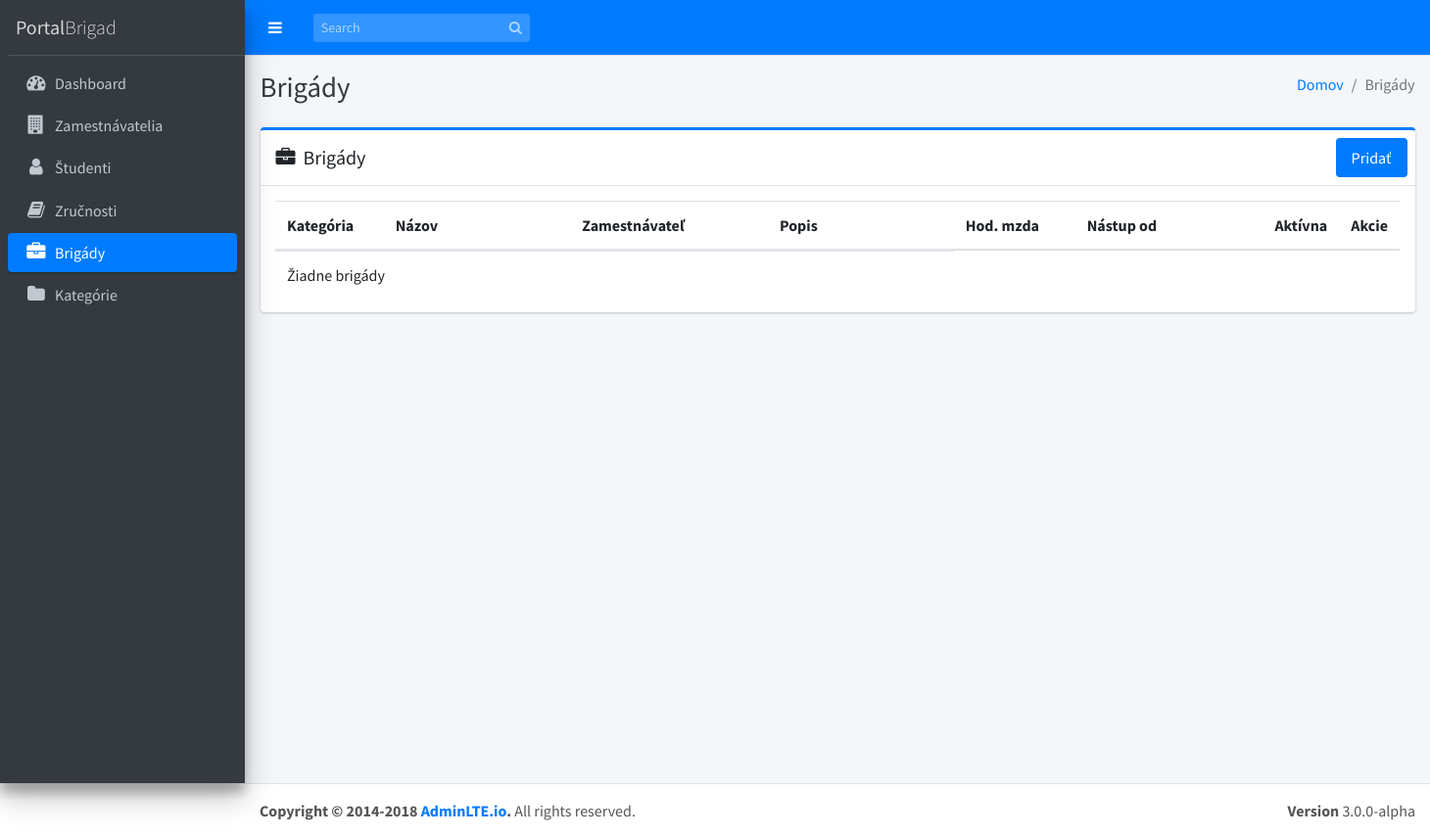
Page /index.php/brigady on the earlier database version.
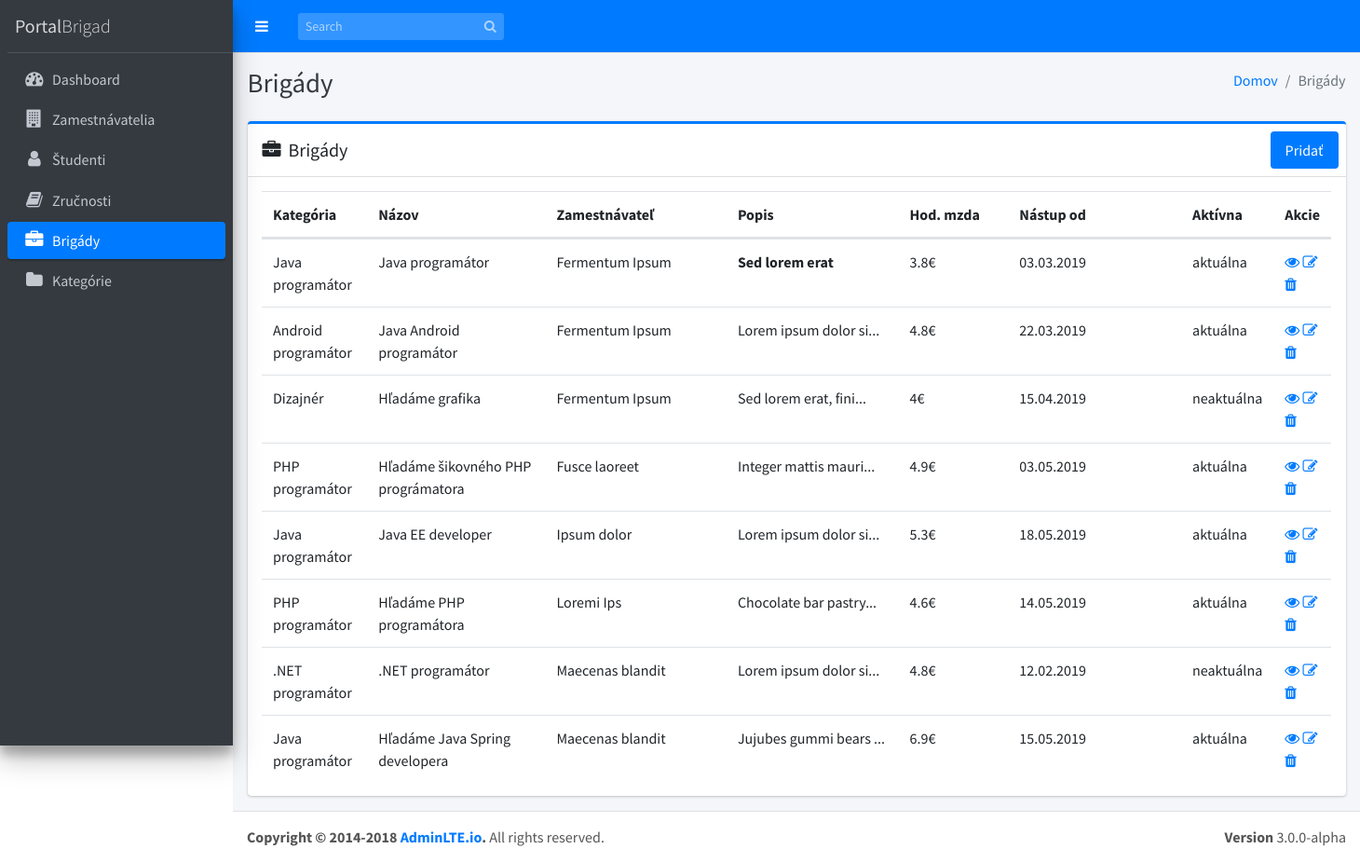
Same page on the later database version.
### tables this page shows
CREATE TABLE `brigady` (
  `idbrigady` int(11) NOT NULL,
  `nazov` varchar(40) NOT NULL,
  `popis` text NOT NULL,
  `hod_mzda` double NOT NULL,
  `od` date NOT NULL,
  `aktivna` tinyint(1) NOT NULL,
  `idzamestnavatelia` int(11) NOT NULL,
  `idkategorie` int(11) NOT NULL
);

CREATE TABLE `kategorie` (
  `idkategorie` int(11) NOT NULL,
  `kategoria` varchar(25) NOT NULL
);

CREATE TABLE `zamestnavatelia` (
  `id` int(11) NOT NULL,
  `nazov` varchar(30) NOT NULL,
  `adresa` varchar(45) NOT NULL,
  `email` varchar(30) NOT NULL,
  `telefon` varchar(16) NOT NULL
);

### application/controllers/Brigady.php (called while the page is built, shortened)
<?php
class Brigady extends CI_Controller
{
  function __construct()
  {
    $this->load->helper('form');
    $this->load->helper('url');
    $this->load->library('form_validation');
    $this->load->model('Brigada_model');
    $this->load->model('Kategoria_model');
    $this->load->model('Brigada_student_model');
    $this->load->model('Zamestnavatel_model');
    $this->load->model('Student_model');
    $this->load->library('pagination');
  }
  public function index()
  {
    $data = array();
    $data['brigady'] = $this->Brigada_model->getRows();
    $data['title'] = 'Brigády | PortalBrigad';
    $this->load->view('templates/header', $data);
    $this->load->view('templates/menu');
    $this->load->view('brigady/index', $data);
    $this->load->view('templates/footer');
  }
}

### index.php (called while the page is built, shortened)
<?php
require_once BASEPATH.'core/CodeIgniter.php';

### application/models/Brigada_model.php (called while the page is built, shortened)
<?php defined('BASEPATH') or exit('No direct script access allowed');
class Brigada_model extends CI_Model
{
  function getRows($id = "")
  {
    if (!empty($id)) {
      $query = $this->db->select('brigady.idzamestnavatelia as idzamestnavatelia, brigady.idkategorie as idkategorie, zamestnavatelia.nazov as zamestnavatel, kategoria, idbrigady, brigady.nazov as nazov, popis, hod_mzda, od, aktivna');
      $query = $this->db->join('zamestnavatelia', 'zamestnavatelia.id = brigady.idzamestnavatelia', 'inner');
      $query = $this->db->join('kategorie', 'kategorie.idkategorie = brigady.idkategorie', 'inner');
      $query = $this->db->get_where('brigady', array('idbrigady' => $id));
      return $query->row_array();
    } else {
      $query = $this->db->get('brigady');
      return $query->result_array();
    }
  }
}

### application/views/brigady/index.php (the view, shortened to what the changed rows need)
<div class="content-wrapper">
  <div class="content-header">
    <div class="container-fluid">
      <div class="row mb-2">
        <div class="col-sm-6">
          <h1 class="m-0 text-dark">Brigády</h1>
        </div>
      </div>
    </div>
  </div>
  <section class="content">
    <div class="container-fluid">
      <div class="row">
        <section class="col-md-12 connectedSortable">
          <div class="card card-primary card-outline">
            <div class="card-body table-responsive p-2">
              <div id="brigadyTable_wrapper" class="dataTables_wrapper container-fluid dt-bootstrap4">
                <div class="row">
                  <div class="col-sm-12">
                    <table id="brigadyTable" class="table table-hover dataTable">
                      <thead>
                        <tr>
                          <th width="10%">Kategória</th>
                          <th width="19%">Názov</th>
                          <th width="19%">Zamestnávateľ</th>
                          <th width="19%">Popis</th>
                          <th width="12%">Hod. mzda</th>
                          <th width="19%">Nástup od</th>
                          <th width="19%">Aktívna</th>
                          <th width="19%">Akcie</th>
                        </tr>
                      </thead>
                      <tbody id="userData">
                        <?php if (!empty($brigady)) : foreach ($brigady as $brigada) : ?>
                            <tr>
                              <td><?php echo $brigada['kategoria']; ?></td>
                              <td><?php echo $brigada['nazov']; ?></td>
                              <td><?php echo $brigada['zamestnavatel']; ?></td>
                              <td><?php echo substr($brigada['popis'], 0, 20) . '...'; ?></td>
                              <td><?php echo $brigada['hod_mzda'] . '€'; ?></td>
                              <td><?php echo date('d.m.Y', strtotime($brigada['od'])); ?></td>
                              <td><?php if ($brigada['aktivna'] == 1) {
                                    echo 'aktuálna';
                                  } else {
                                    echo 'neaktuálna';
                                  } ?></td>
                              <td>
                                <a href="<?php echo site_url('brigady/view/' . $brigada['idbrigady']); ?>" class="fa fa-eye"></a>
                                <a href="<?php echo site_url('brigady/edit/' . $brigada['idbrigady']); ?>" class="fa fa-edit"></a>
                                <a href="<?php echo site_url('brigady/delete/' . $brigada['idbrigady']); ?>" data-href="<?php echo site_url('brigady/delete/' . $brigada['idbrigady']); ?>" class="fa fa-trash" data-toggle="modal" data-target="#deleteModal"></a>
                              </td>
                            </tr>
                          <?php endforeach;
                      else : ?>
                          <tr>
                            <td colspan="4">Žiadne brigády</td>
                          </tr>
                        <?php endif; ?>
                      </tbody>
                    </table>
                  </div>
                </div>
              </div>
            </div>
        </section>
      </div>
    </div>
</div>
</div>

Differences in the rows shown:
added brigady: idkategorie.kategoria "Java programátor", nazov "Java programátor", idzamestnavatelia.nazov "Fermentum Ipsum", popis "Sed lorem erat", hod_mzda "3.8", od "03.03.2019", aktivna "aktuálna"
added brigady: idkategorie.kategoria "Android programátor", nazov "Java Android programátor", idzamestnavatelia.nazov "Fermentum Ipsum", popis "Lorem ipsum dolor si", hod_mzda "4.8", od "22.03.2019", aktivna "aktuálna"
added brigady: idkategorie.kategoria "Dizajnér", nazov "Hľadáme grafika", idzamestnavatelia.nazov "Fermentum Ipsum", popis "Sed lorem erat, fini", hod_mzda "4", od "15.04.2019", aktivna "neaktuálna"
added brigady: idkategorie.kategoria "PHP programátor", nazov "Hľadáme šikovného PHP prográmatora", idzamestnavatelia.nazov "Fusce laoreet", popis "Integer mattis mauri", hod_mzda "4.9", od "03.05.2019", aktivna "aktuálna"
added brigady: idkategorie.kategoria "Java programátor", nazov "Java EE developer", idzamestnavatelia.nazov "Ipsum dolor", popis "Lorem ipsum dolor si", hod_mzda "5.3", od "18.05.2019", aktivna "aktuálna"
added brigady: idkategorie.kategoria "PHP programátor", nazov "Hľadáme PHP programátora", idzamestnavatelia.nazov "Loremi Ips", popis "Chocolate bar pastry", hod_mzda "4.6", od "14.05.2019", aktivna "aktuálna"
added brigady: idkategorie.kategoria ".NET programátor", nazov ".NET programátor", idzamestnavatelia.nazov "Maecenas blandit", popis "Lorem ipsum dolor si", hod_mzda "4.8", od "12.02.2019", aktivna "neaktuálna"
added brigady: idkategorie.kategoria "Java programátor", nazov "Hľadáme Java Spring developera", idzamestnavatelia.nazov "Maecenas blandit", popis "Jujubes gummi bears", hod_mzda "6.9", od "15.05.2019", aktivna "aktuálna"
Other differences:
text no longer shown: "Žiadne brigády"
